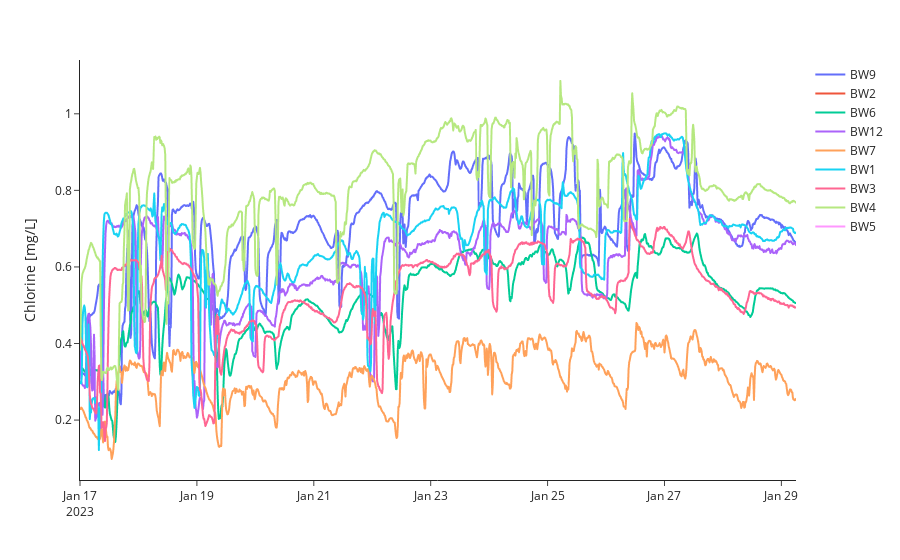

Notebook cell for this chart:
### Markdown cell above
Chlorine time series plotting.

### Code cell
# chlorine data
try:
    wq_bwfl_ids = wq_df['bwfl_id'].unique()
    plot_wq_df = wq_df[(wq_df['bwfl_id'].isin(wq_bwfl_ids)) & (wq_df['data_type'] == 'chlorine')]

    fig = px.line(
        plot_wq_df,
        x='datetime',
        y='mean',
        color='bwfl_id',
    )

    fig.update_layout(
        xaxis_title='',
        yaxis_title='Chlorine [mg/L]',
        legend_title_text='',
        template='simple_white',
        height=450,
    )
    fig.show()
except:
    print("Plotting data not available.")

### Figure 1 — Plotly figure (JSON) as saved in the notebook; plotly's stock layout.template omitted (floating-point values rounded to 4 significant figures; data arrays with more than 128 entries replaced by an {"elided": "..."} marker saying what was removed)
{"data": [{"hovertemplate": "bwfl_id=BW9<br>datetime=%{x}<br>mean=%{y}<extra></extra>", "legendgroup": "BW9", "line": {"color": "#636efa", "dash": "solid"}, "marker": {"symbol": "circle"}, "mode": "lines", "name": "BW9", "showlegend": true, "type": "scattergl", "x": {"elided": "1177 str values"}, "xaxis": "x", "y": {"elided": "1177 float values"}, "yaxis": "y"}, {"hovertemplate": "bwfl_id=BW2<br>datetime=%{x}<br>mean=%{y}<extra></extra>", "legendgroup": "BW2", "line": {"color": "#EF553B", "dash": "solid"}, "marker": {"symbol": "circle"}, "mode": "lines", "name": "BW2", "showlegend": true, "type": "scattergl", "x": {"elided": "1177 str values"}, "xaxis": "x", "y": {"elided": "1177 null values"}, "yaxis": "y"}, {"hovertemplate": "bwfl_id=BW6<br>datetime=%{x}<br>mean=%{y}<extra></extra>", "legendgroup": "BW6", "line": {"color": "#00cc96", "dash": "solid"}, "marker": {"symbol": "circle"}, "mode": "lines", "name": "BW6", "showlegend": true, "type": "scattergl", "x": {"elided": "1177 str values"}, "xaxis": "x", "y": {"elided": "1177 float values"}, "yaxis": "y"}, {"hovertemplate": "bwfl_id=BW12<br>datetime=%{x}<br>mean=%{y}<extra></extra>", "legendgroup": "BW12", "line": {"color": "#ab63fa", "dash": "solid"}, "marker": {"symbol": "circle"}, "mode": "lines", "name": "BW12", "showlegend": true, "type": "scattergl", "x": {"elided": "1177 str values"}, "xaxis": "x", "y": {"elided": "1177 float values"}, "yaxis": "y"}, {"hovertemplate": "bwfl_id=BW7<br>datetime=%{x}<br>mean=%{y}<extra></extra>", "legendgroup": "BW7", "line": {"color": "#FFA15A", "dash": "solid"}, "marker": {"symbol": "circle"}, "mode": "lines", "name": "BW7", "showlegend": true, "type": "scattergl", "x": {"elided": "1177 str values"}, "xaxis": "x", "y": {"elided": "1177 float values"}, "yaxis": "y"}, {"hovertemplate": "bwfl_id=BW1<br>datetime=%{x}<br>mean=%{y}<extra></extra>", "legendgroup": "BW1", "line": {"color": "#19d3f3", "dash": "solid"}, "marker": {"symbol": "circle"}, "mode": "lines", "name": "BW1", "showlegend": true, "type": "scattergl", "visible": true, "x": {"elided": "1177 str values"}, "xaxis": "x", "y": {"elided": "1177 float values"}, "yaxis": "y"}, {"hovertemplate": "bwfl_id=BW3<br>datetime=%{x}<br>mean=%{y}<extra></extra>", "legendgroup": "BW3", "line": {"color": "#FF6692", "dash": "solid"}, "marker": {"symbol": "circle"}, "mode": "lines", "name": "BW3", "showlegend": true, "type": "scattergl", "x": {"elided": "1177 str values"}, "xaxis": "x", "y": {"elided": "1177 float values"}, "yaxis": "y"}, {"hovertemplate": "bwfl_id=BW4<br>datetime=%{x}<br>mean=%{y}<extra></extra>", "legendgroup": "BW4", "line": {"color": "#B6E880", "dash": "solid"}, "marker": {"symbol": "circle"}, "mode": "lines", "name": "BW4", "showlegend": true, "type": "scattergl", "visible": true, "x": {"elided": "1177 str values"}, "xaxis": "x", "y": {"elided": "1177 float values"}, "yaxis": "y"}, {"hovertemplate": "bwfl_id=BW5<br>datetime=%{x}<br>mean=%{y}<extra></extra>", "legendgroup": "BW5", "line": {"color": "#FF97FF", "dash": "solid"}, "marker": {"symbol": "circle"}, "mode": "lines", "name": "BW5", "showlegend": true, "type": "scattergl", "x": {"elided": "1177 str values"}, "xaxis": "x", "y": {"elided": "1177 null values"}, "yaxis": "y"}], "layout": {"autosize": true, "legend": {"title": {"text": ""}, "tracegroupgap": 0}, "margin": {"t": 60}, "xaxis": {"anchor": "y", "autorange": true, "domain": [0, 1], "range": ["2023-01-17", "2023-01-29 06:00"], "title": {"text": ""}, "type": "date"}, "yaxis": {"anchor": "x", "autorange": true, "domain": [0, 1], "range": [0.04348, 1.141], "title": {"text": "Chlorine [mg/L]"}, "type": "linear"}}}
